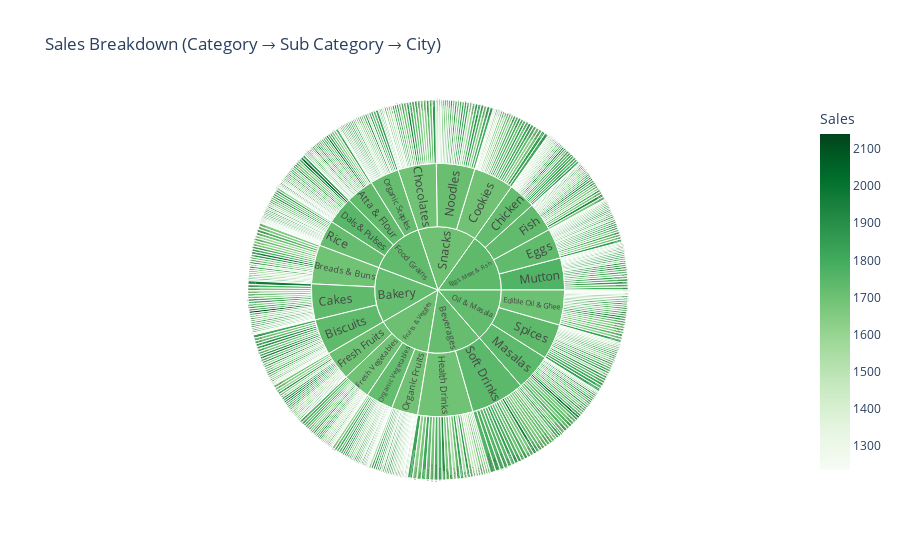

This figure's notebook cell:
### Code cell
#  Plot8: Sunburst Chart (Category → Sub Category → City)
fig8 = px.sunburst(
    df, path=["Category", "Sub Category", "City"],
    values="Sales",
    color="Sales",
    color_continuous_scale=px.colors.sequential.Greens,
    title="Sales Breakdown (Category → Sub Category → City)"
)
fig8.show()

### Figure 1 — Plotly figure (JSON) as saved in the notebook; plotly's stock layout.template omitted (floating-point values rounded to 4 significant figures; data arrays with more than 128 entries replaced by an {"elided": "..."} marker saying what was removed)
{"data": [{"branchvalues": "total", "customdata": {"elided": "582x1 float values"}, "domain": {"x": [0, 1], "y": [0, 1]}, "hovertemplate": "labels=%{label}<br>Sales_sum=%{value}<br>parent=%{parent}<br>id=%{id}<br>Sales=%{color}<extra></extra>", "ids": {"elided": "582 str values"}, "labels": {"elided": "582 str values"}, "marker": {"coloraxis": "coloraxis", "colors": {"elided": "582 float values"}}, "name": "", "parents": {"elided": "582 str values"}, "type": "sunburst", "values": {"elided": "582 float values"}}], "layout": {"coloraxis": {"colorbar": {"title": {"text": "Sales"}}, "colorscale": [[0, "rgb(247,252,245)"], [0.125, "rgb(229,245,224)"], [0.25, "rgb(199,233,192)"], [0.375, "rgb(161,217,155)"], [0.5, "rgb(116,196,118)"], [0.625, "rgb(65,171,93)"], [0.75, "rgb(35,139,69)"], [0.875, "rgb(0,109,44)"], [1, "rgb(0,68,27)"]]}, "legend": {"tracegroupgap": 0}, "title": {"text": "Sales Breakdown (Category → Sub Category → City)"}}}
